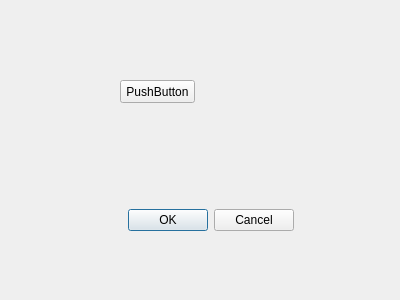
<?xml version="1.0" encoding="UTF-8"?>
<ui version="4.0">
 <class>Dialog</class>
 <widget class="QDialog" name="Dialog">
  <property name="geometry">
   <rect>
    <x>0</x>
    <y>0</y>
    <width>400</width>
    <height>300</height>
   </rect>
  </property>
  <property name="windowTitle">
   <string>Dialog</string>
  </property>
  <widget class="QDialogButtonBox" name="buttonBox">
   <property name="geometry">
    <rect>
     <x>40</x>
     <y>190</y>
     <width>341</width>
     <height>61</height>
    </rect>
   </property>
   <property name="orientation">
    <enum>Qt::Horizontal</enum>
   </property>
   <property name="standardButtons">
    <set>QDialogButtonBox::Cancel|QDialogButtonBox::Ok</set>
   </property>
   <property name="centerButtons">
    <bool>true</bool>
   </property>
  </widget>
  <widget class="QPushButton" name="pushButton">
   <property name="geometry">
    <rect>
     <x>120</x>
     <y>80</y>
     <width>75</width>
     <height>23</height>
    </rect>
   </property>
   <property name="text">
    <string>PushButton</string>
   </property>
  </widget>
 </widget>
 <resources/>
 <connections>
  <connection>
   <sender>buttonBox</sender>
   <signal>accepted()</signal>
   <receiver>Dialog</receiver>
   <slot>accept()</slot>
   <hints>
    <hint type="sourcelabel">
     <x>258</x>
     <y>204</y>
    </hint>
    <hint type="destinationlabel">
     <x>157</x>
     <y>274</y>
    </hint>
   </hints>
  </connection>
  <connection>
   <sender>buttonBox</sender>
   <signal>rejected()</signal>
   <receiver>Dialog</receiver>
   <slot>reject()</slot>
   <hints>
    <hint type="sourcelabel">
     <x>326</x>
     <y>210</y>
    </hint>
    <hint type="destinationlabel">
     <x>286</x>
     <y>274</y>
    </hint>
   </hints>
  </connection>
  <connection>
   <sender>pushButton</sender>
   <signal>clicked()</signal>
   <receiver>Dialog</receiver>
   <slot>deneme()</slot>
   <hints>
    <hint type="sourcelabel">
     <x>157</x>
     <y>91</y>
    </hint>
    <hint type="destinationlabel">
     <x>199</x>
     <y>149</y>
    </hint>
   </hints>
  </connection>
 </connections>
 <slots>
  <signal>sinyal()</signal>
  <slot>deneme()</slot>
 </slots>
</ui>
